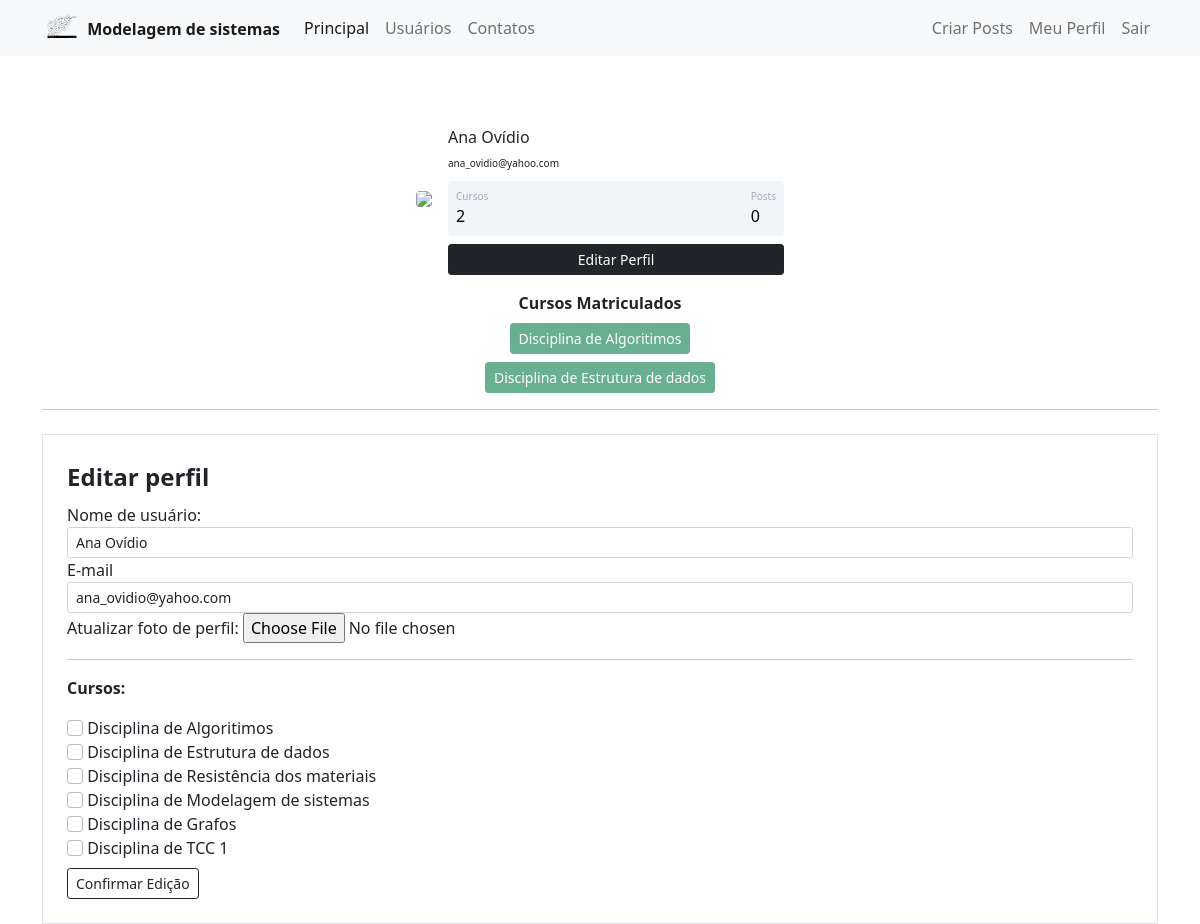
Page /my_profile/edit_profile (signed in) on the committed database.
### general_system/models.py (models this page shows)
class Usuario(data_base.Model, UserMixin):
    id = data_base.Column(data_base.Integer, primary_key=True)
    username = data_base.Column(data_base.String, nullable=False)
    email = data_base.Column(data_base.String, nullable=False, unique=True)
    password = data_base.Column(data_base.String, nullable=False)
    perf_photo = data_base.Column(data_base.String, default='default.jpg')
    posts = data_base.relationship('Post', backref='autor', lazy=True)
    courses = data_base.Column(data_base.String, nullable=False, default='')

### general_system/routes.py (the view)
@app.route("/my_profile/edit_profile", methods=['GET', 'POST'])
@login_required
def edit_profile():
    form_profile = FormEditProfile()
    image_id = url_for('static', filename='photo_profile/{}'.format(current_user.perf_photo))
    if form_profile.validate_on_submit():
        current_user.username = form_profile.username.data
        current_user.email = form_profile.email.data
        if form_profile.photo_profile.data:
            name_file = save_image_profile(form_profile.photo_profile.data)
            current_user.perf_photo = name_file
        current_user.courses = current_courses(form_profile)
        data_base.session.commit()
        flash(f'Edição feita com sucesso!', 'alert-success')
        return redirect(url_for('my_profile'))
    elif request.method == 'GET':
        form_profile.username.data = current_user.username
        form_profile.email.data = current_user.email
    return render_template('edit_profile.html', image_id=image_id, form_profile=form_profile)

### general_system/forms.py (shortened to what this page needs)
class FormEditProfile(FlaskForm):
    username = StringField('Nome de usuário:', validators=[DataRequired()])
    email = StringField('E-mail', validators=[DataRequired(), Email()])
    error_message = 'Extensão inválida, insira com jpeg, jpg ou png.'
    photo_profile = FileField('Atualizar foto de perfil: ', validators=[FileAllowed(['jpg', 'png', 'jpeg'],
                                                                                    message=error_message)])
    course_algorithms = BooleanField('Disciplina de Algoritimos')
    course_data_struct = BooleanField('Disciplina de Estrutura de dados')
    course_resistance_materials = BooleanField('Disciplina de Resistência dos materiais')
    course_modeling_system = BooleanField('Disciplina de Modelagem de sistemas')
    course_graphs = BooleanField('Disciplina de Grafos')
    course_conclusion_course = BooleanField('Disciplina de TCC 1')
    button_submit_edit_profile = SubmitField('Confirmar Edição')

### general_system/models.py (called while the page is built)
@login_manager.user_loader
def load_user(id_user):
    return Usuario.query.get(int(id_user))

### general_system/templates/edit_profile.html (shortened to what this page needs)
{% extends 'my_profile.html' %}
{% block form_edit_profile%}
    <div class="container">
        <hr>
        <div class="row">
            <div class="col">
                <form method="POST" action="" class="border p-4 mt-2" enctype="multipart/form-data">
                    <legend><strong>Editar perfil</strong></legend>
                    <fieldset>
                        <div class = 'form-group'>
                            {{form_profile.username.label (class="form-control-label")}}
                            {% if form_profile.username.errors %}
                            {{form_profile.username (class="form-control form-control-sm is-invalid mt-0.5 ")}}
                            <div class="invalid-feedback">
                                {% for error in form_profile.username.errors %}
                                    {{ error }}
                                {% endfor %}
                            </div>
                            {% else %}
                                {{form_profile.username (class="form-control form-control-sm mt-0.5 ")}}
                            {% endif %}
                        </div>
                        <div class = 'form-group'>
                            {{form_profile.email.label (class="form-control-label")}}
                            {% if form_profile.email.errors %}
                            {{form_profile.email (class="form-control form-control-sm is-invalid mt-0.5 ")}}
                            <div class="invalid-feedback">
                                {% for error in form_profile.email.errors %}
                                    {{ error }}
                                {% endfor %}
                            </div>
                            {% else %}
                                {{form_profile.email (class="form-control form-control-sm mt-0.5 ")}}
                            {% endif %}
                        </div>
                        <div class="form-group">
                            {{ form_profile.photo_profile.label }}
                            {{ form_profile.photo_profile(class="form-control-file") }}
                        </div>
                        <hr>
                        <p><strong> Cursos: </strong></p>
                        {% for field_form in form_profile%}
                            {% if 'course_' in field_form.name %}
                                <div class = 'form-group'>
                                    {{field_form(class="form-check-input")}}
                                    {{field_form.label(class="form-check-label")}}
                                </div>
                            {% endif %}
                        {% endfor %}
                    </fieldset>
                    {{form_profile.button_submit_edit_profile (class="btn btn-outline-dark btn-sm mt-2")}}
                </form>
            </div>
        </div>
    </div>
{% endblock %}

### general_system/templates/my_profile.html
{% extends 'base.html' %}
{% block bory %}
    <div class="container mt-5 d-flex justify-content-center">
        <div class="card p-3">
            <div class="d-flex align-items-center">
                <div class="image pe-3"> <img src="{{image_id}}" class="rounded" width="170"> </div>
                <div class="ml-3 w-100">
                    <h4 class="mb-0 mt-0"><font size="3">{{current_user.username}}</font></h4> <span><font size="1">{{current_user.email}}</font></span>
                    <div class="p-2 mt-2 bg-primary d-flex justify-content-between rounded text-white stats">
                        {% if 'Não Informado' in current_user.courses or current_user.courses == '' %}
                            <div class="d-flex flex-column"> <span class="articles">Cursos</span> <span class="number1">0</span> </div>
                        {% else %}
                            <div class="d-flex flex-column"> <span class="articles">Cursos</span> <span class="number1">{{current_user.courses.count(';') + 1}}</span> </div>
                        {% endif %}
                        <div class="d-flex flex-column"> <span class="rating">Posts</span> <span class="number3">0</span> </div>
                    </div>
                    <div class="button mt-2 d-flex flex-row align-items-center">
                        <a class="w-100" href="{{ url_for('edit_profile') }}">
                            <button class="btn btn-sm btn-dark w-100 ml-2">Editar Perfil</button>
                        </a>
                    </div>
                </div>
            </div>
        </div>
    </div>
    <div class="row justify-content-center">
        <div class="col col-4" style="text-align: center">
            <strong>Cursos Matriculados</strong><br>
            {% if 'Não Informado' in current_user.courses or current_user.courses == '' %}
                <button type="button" class="btn btn-sm btn-danger mt-2" disabled>Usuário não matriculado em algum curso.</button>
            {% else %}
                {% for course in current_user.courses.split(';') %}
                     <button type="button" class="btn btn-sm btn-success mt-2" disabled>{{ course }}</button>
                {% endfor %}
            {% endif %}
        </div>
    </div>
{% block form_edit_profile%}
{% endblock %}
{% endblock %}

### general_system/static/main.css (style rules this page uses)
.card { width: 400px; border: none; border-radius: 10px; background-color: #fff }
.stats { background: #f2f5f8 !important; color: #000 !important }
.articles { font-size: 10px; color: #a1aab9 }
.number1 { font-weight: 500 }
.rating { font-size: 10px; color: #a1aab9 }
.number3 { font-weight: 500 }

### rows in the picture
Usuario: username "Ana Ovídio", email "ana_ovidio@yahoo.com", courses "2"

### other values in the picture
{{ course }} "Disciplina de Algoritimos" "Disciplina de Estrutura de dados"
{{ field_form.label(class="form-check-label") }} "Disciplina de Algoritimos" "Disciplina de Estrutura de dados" "Disciplina de Resistência dos materiais" "Disciplina de Modelagem de sistemas" "Disciplina de Grafos" "Disciplina de TCC 1"
